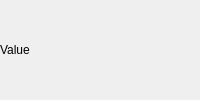
    <widget class="QgsStackedWidget" name="mStackedWidgetLabelWith">
     <widget class="QWidget" name="stackedWidgetLabelWithPage1">
      <layout class="QHBoxLayout" name="horizontalLayout_19">
       <property name="leftMargin">
        <number>0</number>
       </property>
       <property name="topMargin">
        <number>0</number>
       </property>
       <property name="rightMargin">
        <number>0</number>
       </property>
       <property name="bottomMargin">
        <number>0</number>
       </property>
       <item>
        <widget class="QLabel" name="label_12">
         <property name="text">
          <string>Value</string>
         </property>
        </widget>
       </item>
       <item>
        <widget class="QgsFieldExpressionWidget" name="mFieldExpressionWidget" native="true">
         <property name="sizePolicy">
          <sizepolicy hsizetype="Expanding" vsizetype="Preferred">
           <horstretch>0</horstretch>
           <verstretch>0</verstretch>
          </sizepolicy>
         </property>
         <property name="maximumSize">
          <size>
           <width>16777215</width>
           <height>16777215</height>
          </size>
         </property>
         <property name="focusPolicy">
          <enum>Qt::FocusPolicy::StrongFocus</enum>
         </property>
        </widget>
       </item>
       <item>
        <spacer name="horizontalSpacer_7">
         <property name="orientation">
          <enum>Qt::Orientation::Horizontal</enum>
         </property>
         <property name="sizeType">
          <enum>QSizePolicy::Policy::Fixed</enum>
         </property>
         <property name="sizeHint" stdset="0">
          <size>
           <width>0</width>
           <height>20</height>
          </size>
         </property>
        </spacer>
       </item>
      </layout>
     </widget>
    </widget>
